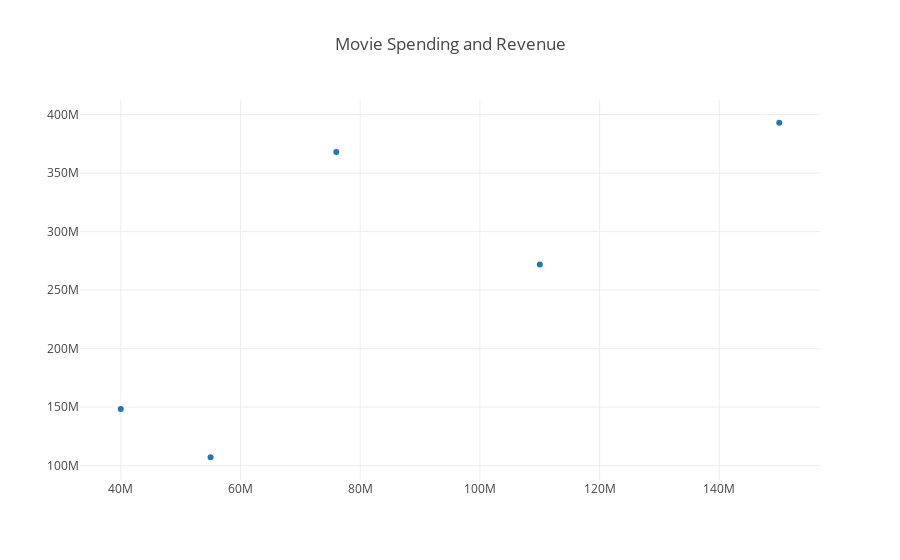

Notebook cell for this chart:
### Code cell
import plotly
from plotly.offline import iplot, init_notebook_mode
init_notebook_mode(connected=True)
from graph import trace_values, plot, layout

movie_trace = trace_values(x_values, y_values, text_values = text_values, name = 'movie revenue')
movie_layout = layout(options = {'title': 'Movie Spending and Revenue'})
plot([movie_trace], movie_layout)

### Figure 1 — Plotly figure (JSON) as saved in the notebook; plotly's stock layout.template omitted (floating-point values rounded to 4 significant figures)
{"data": [{"mode": "markers", "name": "movie revenue", "text": ["American Hustle", "Captain Phillips", "Frozen", "Gravity", "Despicable Me 2"], "x": [40000000, 55000000, 150000000, 110000000, 76000000], "y": [148430908, 107136417, 393050114, 271814796, 368065385]}], "layout": {"title": "Movie Spending and Revenue"}}
